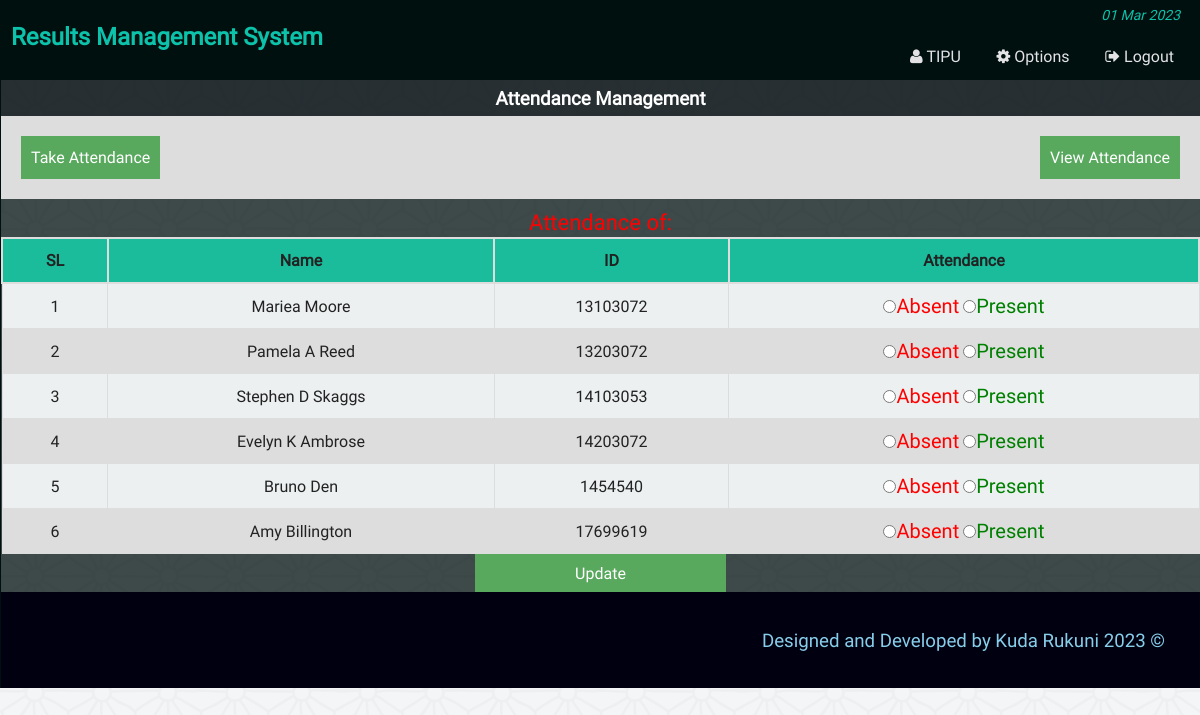
The app's page /att_single_view.php (signed in) with its own data.
### tables this page shows
CREATE TABLE `at_student` (
  `id` int(11) NOT NULL,
  `name` varchar(40) NOT NULL,
  `st_id` int(11) NOT NULL
);

CREATE TABLE `attn` (
  `id` int(11) NOT NULL,
  `st_id` int(11) NOT NULL,
  `atten` varchar(50) NOT NULL,
  `at_date` date NOT NULL
);

### php/functions.php (called while the page is built, shortened)
<?php
class login_registration_class{
	public function attn_all_student($date){
		global $conn;
		$res = $conn->query("select at_student.name, attn.*
			from at_student
			inner join attn
			on at_student.st_id = attn.st_id
			where at_date = '$date' ");
		return $res;
	}
};
?>

### att_single_view.php (the view, shortened to what this page needs)
<?php
	require "php/config.php";
	require_once "php/functions.php";
	$user = new login_registration_class();
?>
<?php
include "php/headertop_admin.php";
?>
<div class="all_student fix">
		<h3 style="text-align:center;color:#fff;margin:0;padding:5px;background:#0000105e">Attendance Management</h3>
		<div  class="fix" style="background:#ddd;padding:20px;">
			<span style="float:left;"><a style="color:#fff;" href="class_att.php"><button style="background:#58A85D;border:none;color:#fff;padding:10px;">Take Attendance</button></a></span>
			<span style="float:right;"><a style="color:#fff;" href="att_view.php"> <button style="background:#58A85D;border:none;color:#fff;padding:10px;">View Attendance</button></a></span>
		</div>
		<p style="text-align:center;color:#34495e;margin:0;padding-top:8px;color:red;font-size:22px;">
		</p>
	<form action="" method="post">
		<table class="tab_one" style="text-align:center;">
			<tr>
				<th style="text-align:center;">SL</th>
				<th style="text-align:center;">Name</th>
				<th style="text-align:center;">ID</th>
				<th style="text-align:center;">Attendance</th>
			</tr>
			<?php
			$i=0;
				$std = $user->attn_all_student($date);
				if($std){
				while($rows = $std->fetch_assoc()){
				$i++;
		?>
			<tr>
				<td><?php echo $i;?></td>
				<td><?php echo $rows['name'];?></td>
				<td><?php echo $rows['st_id'];?></td>
				<td>
					<label style="color:red;font-size:20px"><input type="radio" name="attn[<?php echo $rows['st_id'];?>]" value="absent" <?php if($rows['atten'] == "absent") echo "checked";?>/>Absent</label>
					<label style="color:green;font-size:20px"> <input type="radio" name="attn[<?php echo $rows['st_id'];?>]" value="present" <?php if($rows['atten'] == "present") echo "checked";?>/>Present</label>
				</td>
			</tr>
			<?php
			} }else echo "failed";
				?>
		</table>
		<center>
		<span><input style="<text-align:right></text-align:right>;background:#58A85D;border:none;color:#fff;padding:8px 100px;" type="submit" name="submit" value="Update" /></span>
		</center>
	</form>
</div>
<?php include "php/footerbottom.php";?>

### css/main.css (style rules this page uses)
html { color: #222; font-size: 1em; line-height: 1.4; }
a { text-decoration:none; }
.fix { overflow:hidden; }
body { font-family:roboto !important; background: #00100fbf url(../img/ptrn.png) repeat fixed; }
.st_reg th, td { padding: 8px; }
table.tab_one { width:100%; }
table.tab_one th { background:#1abc9c; padding:10px; font-weight:bold; text-align:left; }
table.tab_one td { border:1px solid #ddd; padding:8px; }
table.tab_one tr:nth-child(odd) { background:#ddd; }
table.tab_one tr:nth-child(even) { background:#ecf0f1; }
.all_student { min-height:450px; }
table.att_tab tr,td,th { border:2px solid #ddd; border-collapse:collapse; padding:8px; }

### records on screen
at_student: name "Mariea Moore", attn.st_id "13103072"
attn: atten "☐ Absent", atten "☐ Present"
at_student: name "Pamela A Reed", attn.st_id "13203072"
attn: atten "☐ Absent", atten "☐ Present"
at_student: name "Stephen D Skaggs", attn.st_id "14103053"
attn: atten "☐ Absent", atten "☐ Present"
at_student: name "Evelyn K Ambrose", attn.st_id "14203072"
attn: atten "☐ Absent", atten "☐ Present"
at_student: name "Bruno Den", attn.st_id "1454540"
attn: atten "☐ Absent", atten "☐ Present"
at_student: name "Amy Billington", attn.st_id "17699619"
attn: atten "☐ Absent", atten "☐ Present"

### other values on screen
$admin_name "TIPU"
